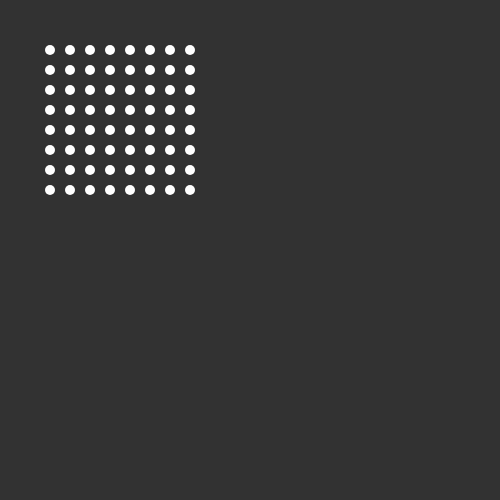
Frame 1 (no input)
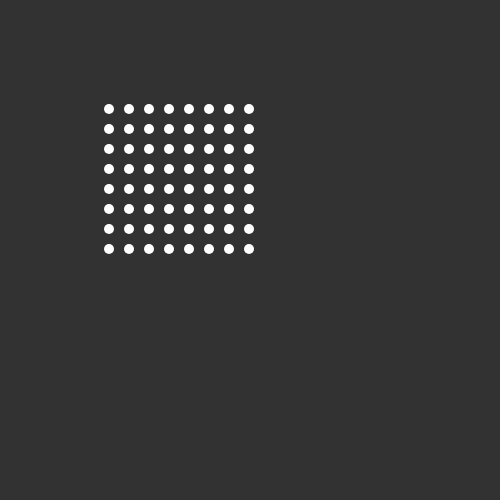
Frame 60 (no input)
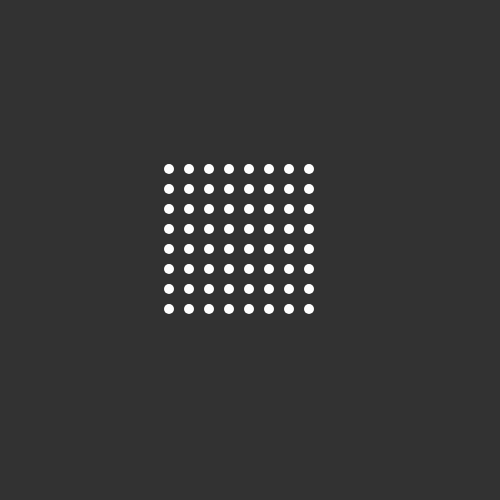
Frame 120 (the mouse pressed at the canvas centre since frame 60)

The p5.js sketch that drew these frames (run headless with seeded random() and noise() and a simulated clock; from frame 60 on, the mouse is pressed at the canvas centre):

// p5.js sketch
// ── sketch.js
/*
* CS 20
* Unit 1
* Practice 5
* working with arrays
*/

/** Global Variables */
var circles = [];

function setup() {
  createCanvas(500, 500);
  //the two for loops in this case create an initial square shape of little circles
  for (var x = 50; x < width - 300; x += 20) {    //generate x-coordinate for circles
    for (var y = 50; y < height - 300; y += 20) { //generate y-coordinate for circles
      circles.push(new Circle(x, y));             //create circle object at x,y and add it to the array
    }
  }
}

function draw() {
  background(50);
  for (var b = 0; b < circles.length; b++) {
    circles[b].show(); //draw circle objects  
  }
}

//circle object, draws a circle at a given x,y coordinate and moves its position diagonaly 
function Circle(x, y) {
  this.x = x;
  this.y = y;
  this.dx = 1;
  this.dy = 1

  this.show = function () {
    fill(255);
    noStroke();
    ellipse(this.x, this.y, 10, 10); //draw circle

    this.x += this.dx //set x-coordinates for next position 
    this.y += this.dy //set y-coordinates for next position

    //this reverses the direction of the circles so they stay on the canvase
    if (this.x < 51 || this.y < 51) {
      this.dx = 1
      this.dy = 1
    }
    if (this.x > 430 || this.y > 430) {
      this.dx = -1
      this.dy = -1
    }
  }
}
